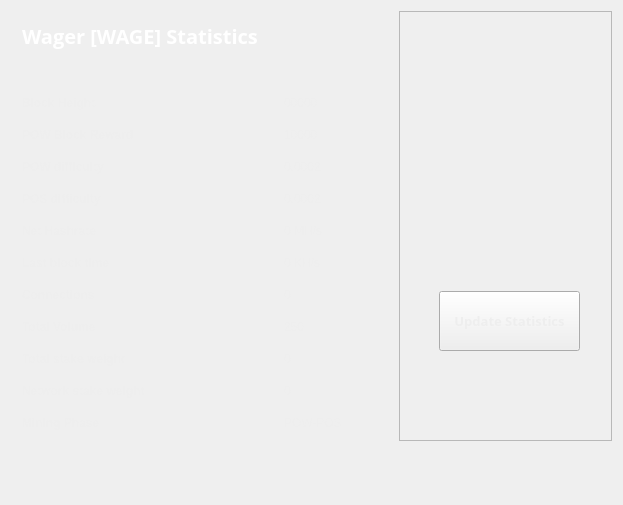
<?xml version="1.0" encoding="UTF-8"?>
<ui version="4.0">
 <class>StatisticsPage</class>
 <widget class="QWidget" name="StatisticsPage">
  <property name="windowModality">
   <enum>Qt::NonModal</enum>
  </property>
  <property name="geometry">
   <rect>
    <x>0</x>
    <y>0</y>
    <width>623</width>
    <height>505</height>
   </rect>
  </property>
  <property name="windowTitle">
   <string>Digging</string>
  </property>
  <property name="styleSheet">
   <string notr="true">color:#eeeeee;
font-family:'Open Sans,sans-serif';</string>
  </property>
  <layout class="QGridLayout" name="gridLayout">
   <property name="sizeConstraint">
    <enum>QLayout::SetMaximumSize</enum>
   </property>
   <item row="0" column="1">
    <widget class="QFrame" name="frame">
     <property name="minimumSize">
      <size>
       <width>213</width>
       <height>0</height>
      </size>
     </property>
     <property name="frameShape">
      <enum>QFrame::StyledPanel</enum>
     </property>
     <property name="frameShadow">
      <enum>QFrame::Raised</enum>
     </property>
     <widget class="QPushButton" name="startButton">
      <property name="geometry">
       <rect>
        <x>40</x>
        <y>280</y>
        <width>141</width>
        <height>60</height>
       </rect>
      </property>
      <property name="sizePolicy">
       <sizepolicy hsizetype="Fixed" vsizetype="Fixed">
        <horstretch>0</horstretch>
        <verstretch>0</verstretch>
       </sizepolicy>
      </property>
      <property name="minimumSize">
       <size>
        <width>120</width>
        <height>60</height>
       </size>
      </property>
      <property name="font">
       <font>
        <family>Open Sans,sans-serif</family>
        <pointsize>10</pointsize>
        <weight>75</weight>
        <bold>true</bold>
        <underline>false</underline>
        <kerning>true</kerning>
       </font>
      </property>
      <property name="autoFillBackground">
       <bool>false</bool>
      </property>
      <property name="styleSheet">
       <string notr="true"/>
      </property>
      <property name="text">
       <string>Update Statistics</string>
      </property>
     </widget>
     <widget class="QLabel" name="label">
      <property name="geometry">
       <rect>
        <x>10</x>
        <y>10</y>
        <width>191</width>
        <height>191</height>
       </rect>
      </property>
      <property name="text">
       <string/>
      </property>
      <property name="pixmap">
       <pixmap resource="../bitcoin.qrc">:/icons/Wager</pixmap>
      </property>
      <property name="scaledContents">
       <bool>true</bool>
      </property>
     </widget>
    </widget>
   </item>
   <item row="0" column="0">
    <widget class="QFrame" name="gridFrame_2">
     <layout class="QGridLayout" name="gridLayout_4">
      <item row="3" column="0">
       <layout class="QFormLayout" name="formLayout_2">
        <property name="fieldGrowthPolicy">
         <enum>QFormLayout::FieldsStayAtSizeHint</enum>
        </property>
        <property name="horizontalSpacing">
         <number>139</number>
        </property>
        <property name="verticalSpacing">
         <number>18</number>
        </property>
        <property name="rightMargin">
         <number>0</number>
        </property>
        <item row="1" column="0">
         <widget class="QLabel" name="label_14">
          <property name="text">
           <string>&lt;html&gt;&lt;head/&gt;&lt;body&gt;&lt;p&gt;&lt;span style=&quot; font-weight:600;&quot;&gt;Block Height&lt;/span&gt;&lt;/p&gt;&lt;/body&gt;&lt;/html&gt;</string>
          </property>
         </widget>
        </item>
        <item row="1" column="1">
         <widget class="QLabel" name="heightBox">
          <property name="text">
           <string>00000</string>
          </property>
         </widget>
        </item>
        <item row="2" column="0">
         <widget class="QLabel" name="label_12">
          <property name="text">
           <string>&lt;html&gt;&lt;head/&gt;&lt;body&gt;&lt;p&gt;&lt;span style=&quot; font-weight:600;&quot;&gt;POW Block Reward&lt;/span&gt;&lt;/p&gt;&lt;/body&gt;&lt;/html&gt;</string>
          </property>
         </widget>
        </item>
        <item row="2" column="1">
         <widget class="QLabel" name="rewardBox">
          <property name="text">
           <string>10000</string>
          </property>
         </widget>
        </item>
        <item row="3" column="0">
         <widget class="QLabel" name="label_13">
          <property name="text">
           <string>&lt;html&gt;&lt;head/&gt;&lt;body&gt;&lt;p&gt;&lt;span style=&quot; font-weight:600;&quot;&gt;POW difficulty&lt;/span&gt;&lt;/p&gt;&lt;/body&gt;&lt;/html&gt;</string>
          </property>
         </widget>
        </item>
        <item row="3" column="1">
         <widget class="QLabel" name="diffBox">
          <property name="text">
           <string>0.0002</string>
          </property>
         </widget>
        </item>
        <item row="4" column="0">
         <widget class="QLabel" name="label_9">
          <property name="text">
           <string>&lt;html&gt;&lt;head/&gt;&lt;body&gt;&lt;p&gt;&lt;span style=&quot; font-weight:600;&quot;&gt;POS difficulty&lt;/span&gt;&lt;/p&gt;&lt;/body&gt;&lt;/html&gt;</string>
          </property>
         </widget>
        </item>
        <item row="4" column="1">
         <widget class="QLabel" name="diffBox2">
          <property name="text">
           <string>0.0002</string>
          </property>
         </widget>
        </item>
        <item row="5" column="1">
         <widget class="QLabel" name="pawrateBox">
          <property name="text">
           <string>0 MH/s</string>
          </property>
         </widget>
        </item>
        <item row="6" column="0">
         <widget class="QLabel" name="label3_2">
          <property name="sizePolicy">
           <sizepolicy hsizetype="Preferred" vsizetype="Maximum">
            <horstretch>0</horstretch>
            <verstretch>0</verstretch>
           </sizepolicy>
          </property>
          <property name="text">
           <string>&lt;html&gt;&lt;head/&gt;&lt;body&gt;&lt;p&gt;&lt;span style=&quot; font-weight:600;&quot;&gt;Last block time&lt;/span&gt;&lt;/p&gt;&lt;/body&gt;&lt;/html&gt;</string>
          </property>
         </widget>
        </item>
        <item row="6" column="1">
         <widget class="QLabel" name="localBox">
          <property name="text">
           <string>0 KH/s</string>
          </property>
         </widget>
        </item>
        <item row="7" column="0">
         <widget class="QLabel" name="label1_2">
          <property name="text">
           <string>&lt;html&gt;&lt;head/&gt;&lt;body&gt;&lt;p&gt;&lt;span style=&quot; font-weight:600;&quot;&gt;Connections&lt;/span&gt;&lt;/p&gt;&lt;/body&gt;&lt;/html&gt;</string>
          </property>
         </widget>
        </item>
        <item row="7" column="1">
         <widget class="QLabel" name="connectionBox">
          <property name="text">
           <string>0</string>
          </property>
         </widget>
        </item>
        <item row="8" column="0">
         <widget class="QLabel" name="label_8">
          <property name="text">
           <string>&lt;html&gt;&lt;head/&gt;&lt;body&gt;&lt;p&gt;&lt;span style=&quot; font-weight:600;&quot;&gt;Total Volume&lt;/span&gt;&lt;/p&gt;&lt;/body&gt;&lt;/html&gt;</string>
          </property>
         </widget>
        </item>
        <item row="8" column="1">
         <widget class="QLabel" name="volumeBox">
          <property name="text">
           <string>250</string>
          </property>
         </widget>
        </item>
        <item row="9" column="0">
         <widget class="QLabel" name="label_10">
          <property name="text">
           <string>&lt;html&gt;&lt;head/&gt;&lt;body&gt;&lt;p&gt;&lt;span style=&quot; font-weight:600;&quot;&gt;Total stake weight&lt;/span&gt;&lt;/p&gt;&lt;/body&gt;&lt;/html&gt;</string>
          </property>
         </widget>
        </item>
        <item row="9" column="1">
         <widget class="QLabel" name="minBox">
          <property name="text">
           <string>0</string>
          </property>
         </widget>
        </item>
        <item row="10" column="0">
         <widget class="QLabel" name="label_11">
          <property name="text">
           <string>&lt;html&gt;&lt;head/&gt;&lt;body&gt;&lt;p&gt;&lt;span style=&quot; font-weight:600;&quot;&gt;Network stake weight&lt;/span&gt;&lt;/p&gt;&lt;/body&gt;&lt;/html&gt;</string>
          </property>
         </widget>
        </item>
        <item row="10" column="1">
         <widget class="QLabel" name="maxBox">
          <property name="text">
           <string>0</string>
          </property>
         </widget>
        </item>
        <item row="11" column="0">
         <widget class="QLabel" name="label_15">
          <property name="text">
           <string>&lt;html&gt;&lt;head/&gt;&lt;body&gt;&lt;p&gt;&lt;span style=&quot; font-weight:600;&quot;&gt;Mining Phase&lt;/span&gt;&lt;/p&gt;&lt;/body&gt;&lt;/html&gt;</string>
          </property>
         </widget>
        </item>
        <item row="11" column="1">
         <widget class="QLabel" name="cBox">
          <property name="text">
           <string>POW-POS</string>
          </property>
         </widget>
        </item>
        <item row="5" column="0">
         <widget class="QLabel" name="label_16">
          <property name="text">
           <string>&lt;html&gt;&lt;head/&gt;&lt;body&gt;&lt;p&gt;&lt;span style=&quot; font-weight:600;&quot;&gt;Net Hashrate&lt;/span&gt;&lt;/p&gt;&lt;/body&gt;&lt;/html&gt;</string>
          </property>
         </widget>
        </item>
       </layout>
      </item>
      <item row="1" column="0">
       <layout class="QHBoxLayout" name="horizontalLayout_4">
        <property name="spacing">
         <number>7</number>
        </property>
        <item>
         <widget class="QLabel" name="label_5">
          <property name="font">
           <font>
            <family>Open Sans,sans-serif</family>
           </font>
          </property>
          <property name="text">
           <string>&lt;html&gt;&lt;head/&gt;&lt;body&gt;&lt;p&gt;&lt;span style=&quot; font-size:20px; font-weight:600; color:#FFFFFF;&quot;&gt;Wager [WAGE] Statistics&lt;/span&gt;&lt;/p&gt;&lt;/body&gt;&lt;/html&gt;</string>
          </property>
         </widget>
        </item>
        <item>
         <spacer name="horizontalSpacer_2">
          <property name="orientation">
           <enum>Qt::Horizontal</enum>
          </property>
          <property name="sizeHint" stdset="0">
           <size>
            <width>40</width>
            <height>20</height>
           </size>
          </property>
         </spacer>
        </item>
       </layout>
      </item>
      <item row="2" column="0">
       <spacer name="verticalSpacer_2">
        <property name="orientation">
         <enum>Qt::Vertical</enum>
        </property>
        <property name="sizeHint" stdset="0">
         <size>
          <width>20</width>
          <height>40</height>
         </size>
        </property>
       </spacer>
      </item>
     </layout>
    </widget>
   </item>
   <item row="1" column="0">
    <spacer name="verticalSpacer">
     <property name="orientation">
      <enum>Qt::Vertical</enum>
     </property>
     <property name="sizeHint" stdset="0">
      <size>
       <width>20</width>
       <height>40</height>
      </size>
     </property>
    </spacer>
   </item>
  </layout>
 </widget>
 <layoutdefault spacing="6" margin="11"/>
 <resources>
  <include location="../bitcoin.qrc"/>
 </resources>
 <connections/>
</ui>
